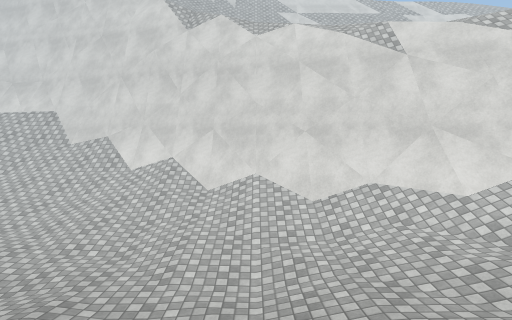
View 1 (above)

16 first-person views from a walk through a 3-D level made in the Unity game engine. The camera is 1.3 m above the floor, tilts 6° down and sees 80° across. The floor is counted in squares, 1 m on a side. Each view is taken from the middle of a square. On the plan, view 1 faces up. The plan holds only what a view shows up to about 14 squares ahead; the rest is blank. The place goes on beyond the plan. Surface patterns are stand-ins for the level's own textures.

View 2
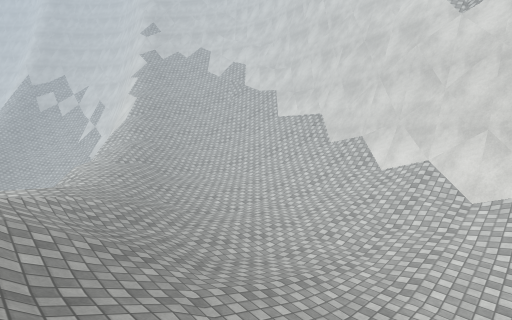

View 3
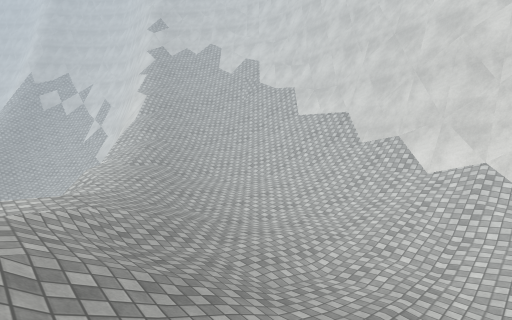

View 4
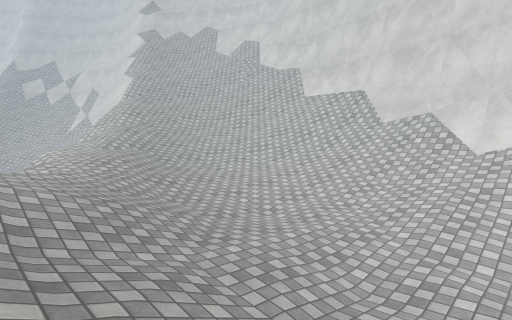

View 5
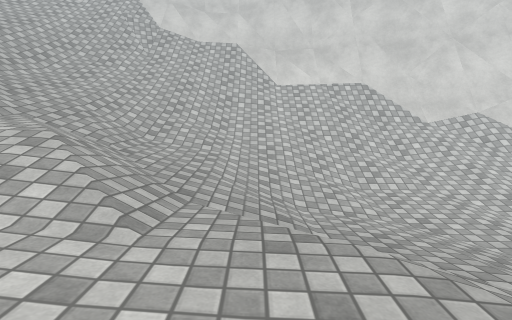

View 6
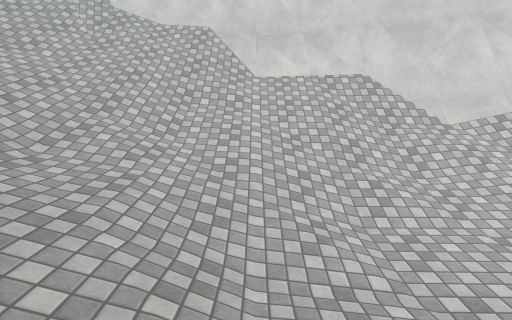

View 7
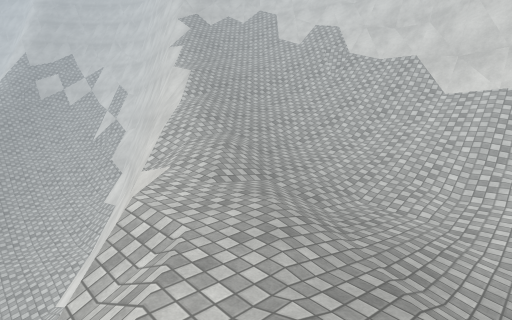

View 8
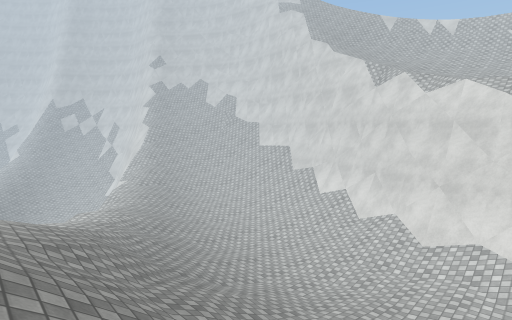

View 9
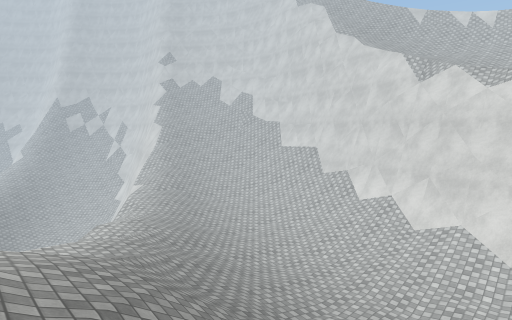

View 10
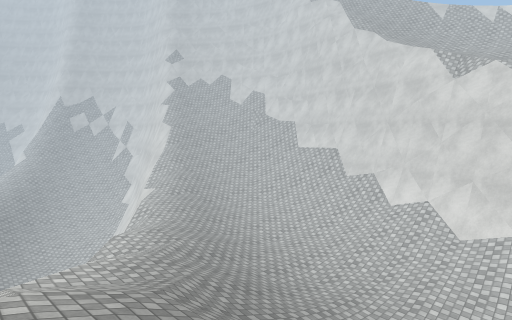

View 11
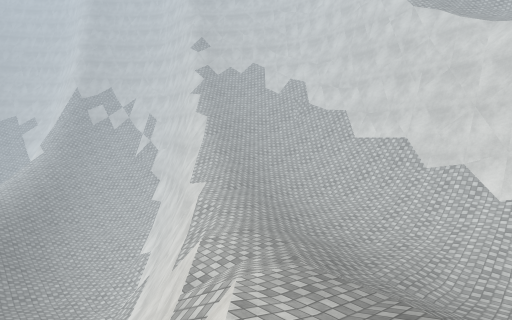

View 12
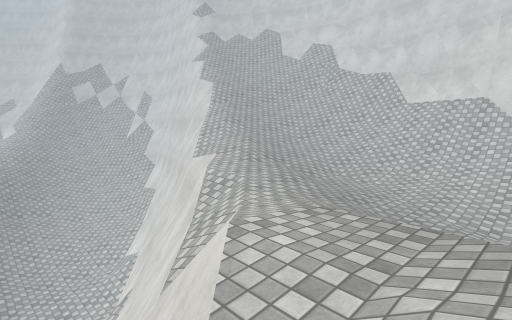

View 13
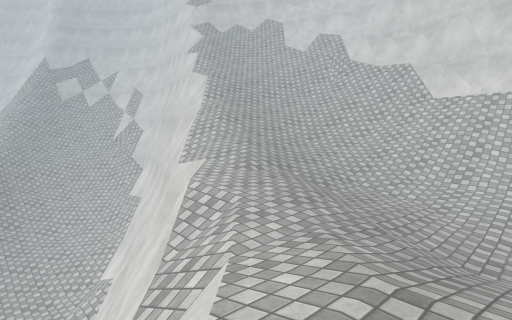

View 14
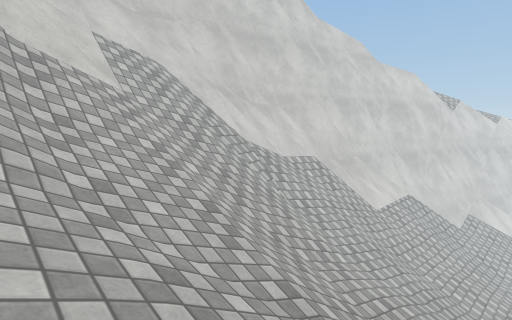

View 15
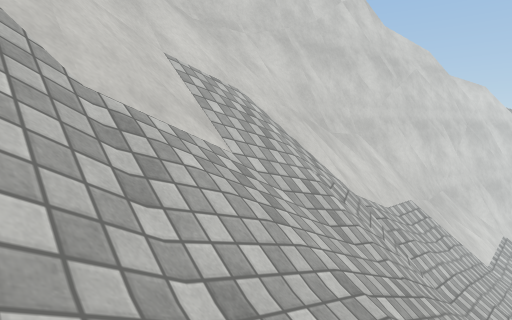

View 16
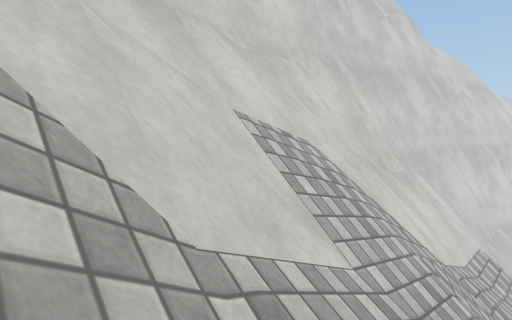

### Floor plan
Key: @ floor where view 1 was taken; # wall or solid block; . main floor; : floor 0.75 m higher than the main floor; - floor 1 m lower than the main floor; + floor 1.5 m higher than the main floor; _ floor 5 m lower than the main floor; < floor 5.75 m lower than the main floor; / step, stairs or slope; = window, fence, low wall or low ledge; v drop or lower ground.
Columns run from 29 left of view 1 to 6 right of it. Each row starts with its distance up from view 1.
 25        vvvvvvvv/
 24   ######    vvvvv
 23  ####==#     vvvv
 22  ###///####### vvv
 21 /===///###===#
 20 /////////////##### v
 19 /////////////===####  vv
 18 ///////////////////### vvvvv
 17 ///////////////////##### vvv
 16 //////////////////////=### v
 15 ///////////////////////#####
 14     //////////////////////=### vvv/
 13 /   //////////////.////////##### vv
 12      /////+////...../././/..//####vv
 11       ////+////....././..//.///#####
 10      /////+:/......---/..-..//////##
  9     v///+//:......--------/..//////=
  8    vvv////////..../--------.......//
  7    #  v/////://./..--.--------...../
  6   =###vvvv::::/.////../-------/....
  5  //####vvvv::::..////..-..--../....
  4 ///_//=###vv//:././////////////../
  3 ///<///=###vv//.:::////////////.
  2  __<<_<<==##vv/=::::///////////
  1  _<<<<<< //=#vv==:::+//////////
  0    _<<<     =#v##v://++//////@/
 -1    _/<         ==##//++/////////
 -2                    v/=//////////
 -3                       =//////////
 -4                       #=/////////  /
 -5                          /

Where each view was taken, in squares from view 1:
view 1: 0 up, 0 right, facing up
view 2: 0 up, 0 right, facing up-left
view 3: 0 up, 2 left, facing up-left
view 4: 2 up, 4 left, facing up-left
view 5: 4 up, 17 left, facing up
view 6: 7 up, 16 left, facing up
view 7: 2 up, 12 left, facing up-left
view 8: 4 down, 6 right, facing up-left
view 9: 4 down, 3 right, facing up-left
view 10: 4 down, 1 right, facing up-left
view 11: 5 down, 4 left, facing up-left
view 12: 2 down, 9 left, facing up-left
view 13: 0 up, 11 left, facing up-left
view 14: 13 up, 29 left, facing up-right
view 15: 17 up, 29 left, facing up-right
view 16: 19 up, 29 left, facing up-right
